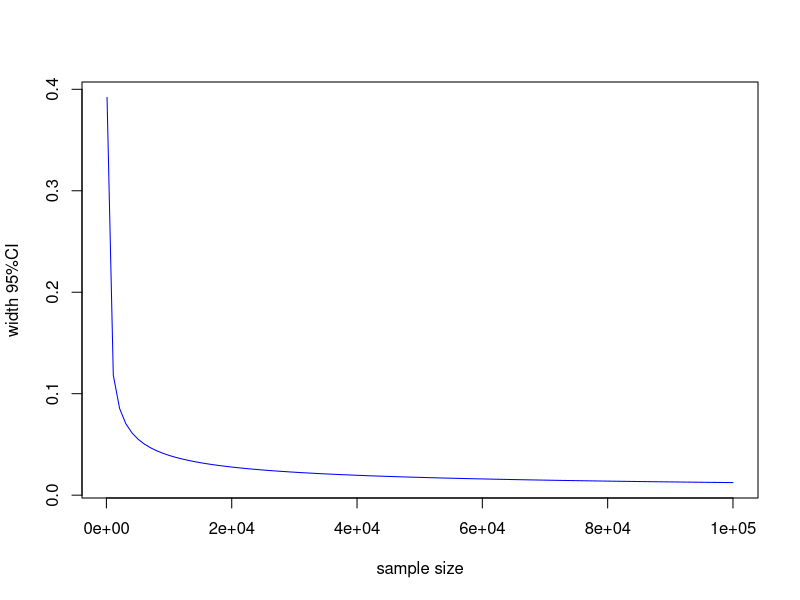

Generate this figure with R: (Note: this script raises an error after producing the figure.)
## ---- chunk 1
n=100
n = c(10^2, 10^3, 10^4, 10^5, 10^6)
1.96*1/(sqrt(n))

# width of 95% CI
curve(2*1.96/sqrt(x), from=10^2, to=10^5, xlab="sample size", ylab = "width 95%CI", col="blue")


## ---- chunk 2
# true mean
m = 0
# true sd
sigma= 1

n=100
B=10^4

# true 95 % CI
m + 1.96*1/sqrt(n)
m - 1.96*1/sqrt(n)
qnorm(c(0.025, .975 ))


one_sample = function(DUMMY = NULL) {
    sample = rnorm(n=n,mean= m, sd=sigma )
    #hist(sample)

    avg = mean(sample)

    sd = sd(sample)
    L = avg - 1.96*sd/sqrt(n)
    U = avg + 1.96*sd/sqrt(n)

    contains_TRUE =  (L < m)   & ( m < U )
    new  <- tibble::tibble(avg=avg, L=L, U=U, contains_TRUE = contains_TRUE)
    t <<- rbind(t, new)
    invisible(t)
}

t  <- tibble::tibble()
z= lapply(1:B, one_sample)

#t[order(t$L), ]
nrow(t[!t$contains_TRUE,])

for (i in 1:20) {
t  <- tibble::tibble()
z = lapply(1:B, one_sample)
cat(nrow(t[!t$contains_TRUE,]), "\n")          # expect 5 out 100 outside 95%CI 
}

# expect then (as estimage), our population is :
